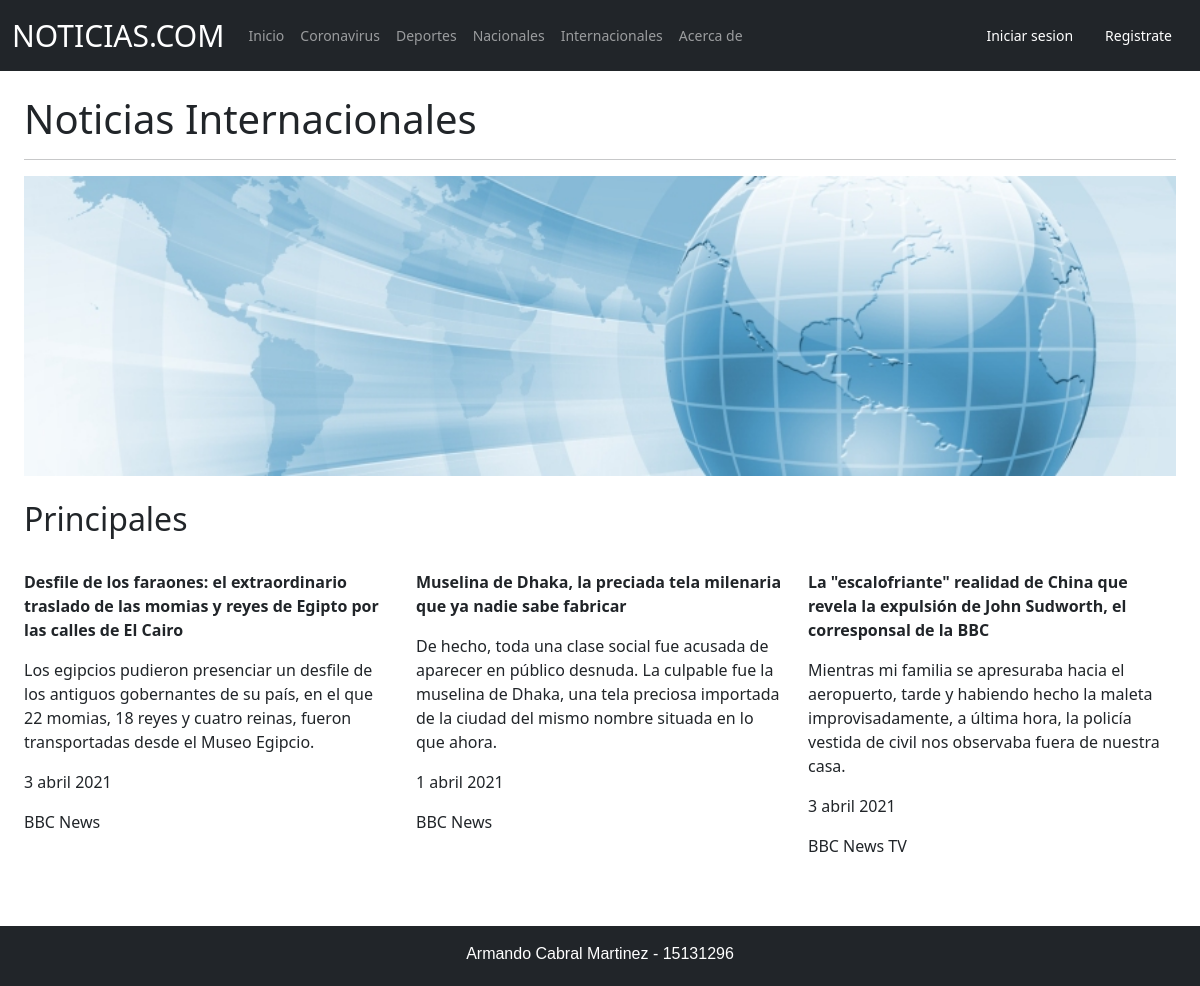
Screenshot of /accounts/internacionales with the database file from the repository.
### noticias/models.py (models this page shows, shortened)
class internacionales (models.Model):
	nombre = models.CharField(default = "",null=True,max_length = 200)
	descripcion = models.TextField(default = "",null=True,max_length = 200)
	fecha = models.CharField(default = "",null=True,max_length = 200)
	autor = models.CharField(default = "",null=True,max_length = 200)

### noticias/views.py (the view)
# urls.py: path('internacionales',InternacionalesPageView.as_view(),name = 'internacionales'),
class InternacionalesPageView(ListView):
	model = internacionales
	template_name = 'internacionales.html'
	context_object_name = 'noticias_list'

### noticias/templates/internacionales.html (shortened to what this page needs)
{% extends 'base.html' %}
{% block content %}
{% load static %}
<body>
	<div class="px-4">
		<br>
		<h1>Noticias Internacionales</h1>
		<hr>
		<div class="row">
	    	<img src="{% static 'files/bannerInter.jpg' %}" height="300px"
	    	width="1220px">
    	</div>
		<br>
		<h2>Principales</h2>
		<div class="row">
				{% for internacionales in noticias_list %}
				<div class=col-md-4>
                    <br>
					<p><strong>{{ internacionales.nombre }}</strong></p>
			        <p>{{ internacionales.descripcion }}</p>
			        <p>{{ internacionales.fecha }}</p>
			        <p>{{ internacionales.autor }}</p>
                    <br>
				</div>
	    		{% endfor %}
		</div>
	</div>
	<br><br>
</body>
{% endblock content %}

### rows the page displays
internacionales: nombre "Desfile de los faraones: el extraordinario traslado de las momias y reyes de Egipto por las calles de El Cairo", descripcion "Los egipcios pudieron presenciar un desfile de los antiguos gobernantes de su país, en el que 22 momias, 18 reyes y cuatro reinas, fueron transportadas desde el Museo Egipcio.", fecha "3 abril 2021", autor "BBC News"
internacionales: nombre "Muselina de Dhaka, la preciada tela milenaria que ya nadie sabe fabricar", descripcion "De hecho, toda una clase social fue acusada de aparecer en público desnuda. La culpable fue la muselina de Dhaka, una tela preciosa importada de la ciudad del mismo nombre situada en lo que ahora.", fecha "1 abril 2021", autor "BBC News"
internacionales: nombre "La \"escalofriante\" realidad de China que revela la expulsión de John Sudworth, el corresponsal de la BBC", descripcion "Mientras mi familia se apresuraba hacia el aeropuerto, tarde y habiendo hecho la maleta improvisadamente, a última hora, la policía vestida de civil nos observaba fuera de nuestra casa.", fecha "3 abril 2021", autor "BBC News TV"
